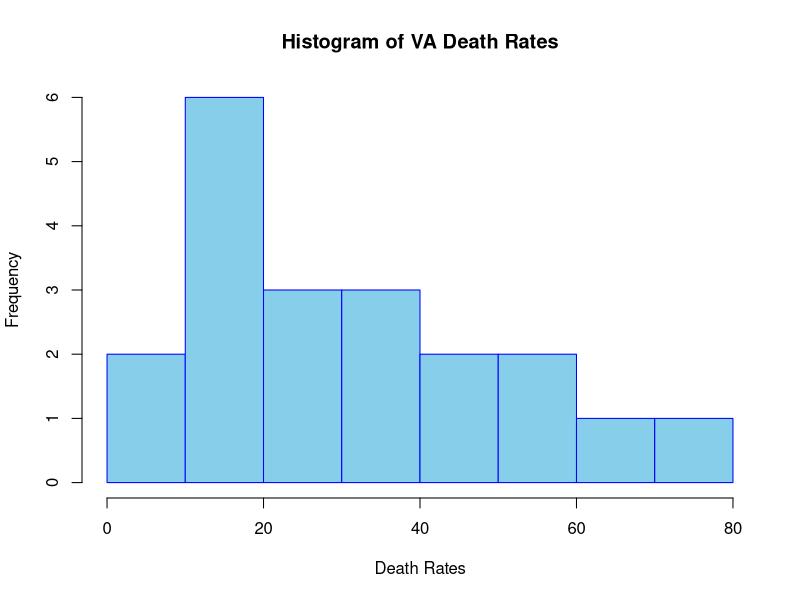
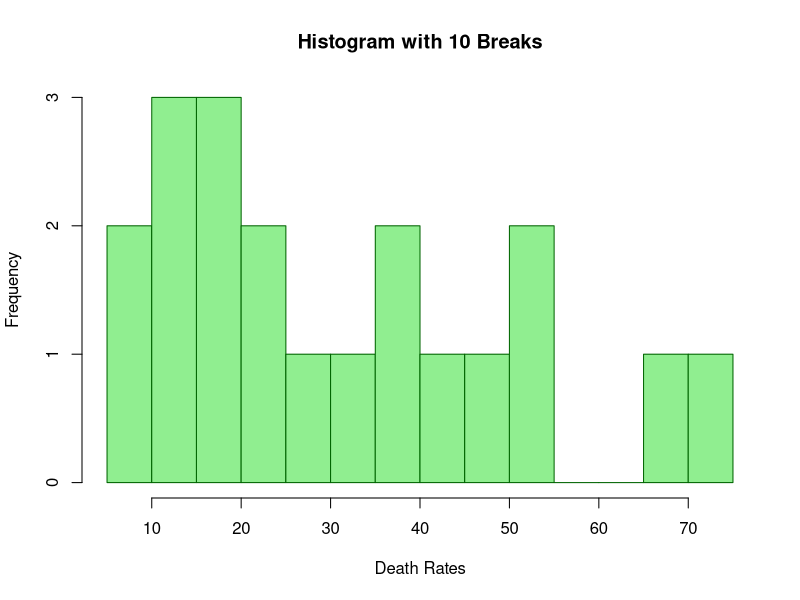
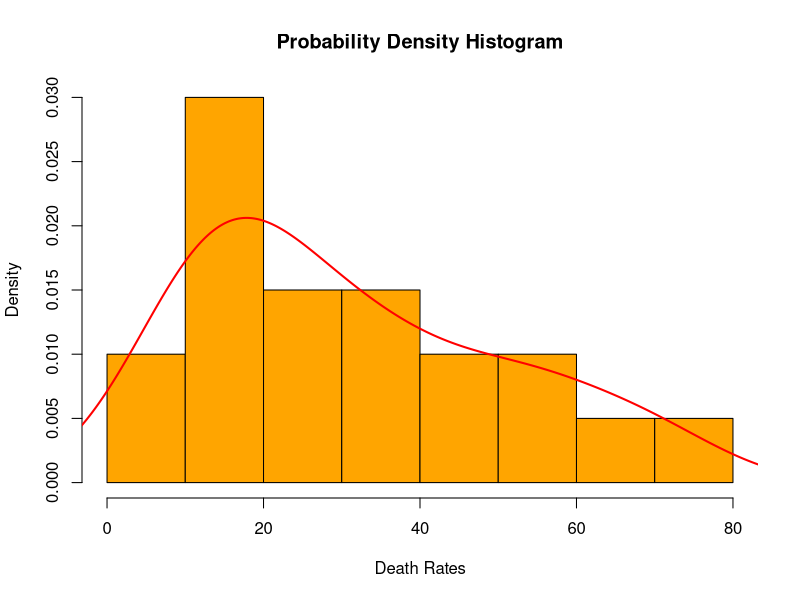

Reproduce these figures in R, in order.
# Load dataset
data("VADeaths")

# View dataset
VADeaths

# Convert matrix to numeric vector for histogram
va_values <- as.vector(VADeaths)
hist(va_values,
     main = "Histogram of VA Death Rates",
     xlab = "Death Rates",
     col = "skyblue",
     border = "blue")
hist(va_values,
     breaks = 10,
     main = "Histogram with 10 Breaks",
     xlab = "Death Rates",
     col = "lightgreen",
     border = "darkgreen")
hist(va_values,
     probability = TRUE,
     main = "Probability Density Histogram",
     xlab = "Death Rates",
     col = "orange")

lines(density(va_values), col = "red", lwd = 2)
